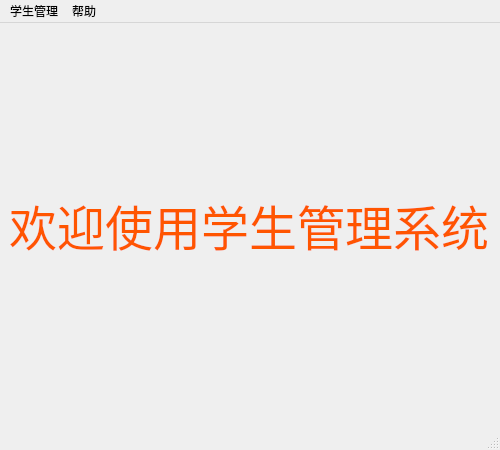
<?xml version="1.0" encoding="UTF-8"?>
<ui version="4.0">
 <class>MainWindow</class>
 <widget class="QMainWindow" name="MainWindow">
  <property name="geometry">
   <rect>
    <x>0</x>
    <y>0</y>
    <width>500</width>
    <height>450</height>
   </rect>
  </property>
  <property name="windowTitle">
   <string>MainWindow</string>
  </property>
  <widget class="QWidget" name="centralwidget">
   <layout class="QHBoxLayout" name="horizontalLayout">
    <item>
     <widget class="QLabel" name="label">
      <property name="font">
       <font>
        <family>叶根友毛笔行书2.0版</family>
        <pointsize>36</pointsize>
        <weight>50</weight>
        <italic>false</italic>
        <bold>false</bold>
       </font>
      </property>
      <property name="styleSheet">
       <string notr="true">font: 36pt &quot;叶根友毛笔行书2.0版&quot;;
color: rgb(255, 85, 0);</string>
      </property>
      <property name="text">
       <string>欢迎使用学生管理系统</string>
      </property>
     </widget>
    </item>
   </layout>
  </widget>
  <widget class="QMenuBar" name="menubar">
   <property name="geometry">
    <rect>
     <x>0</x>
     <y>0</y>
     <width>500</width>
     <height>23</height>
    </rect>
   </property>
   <widget class="QMenu" name="menu">
    <property name="title">
     <string>学生管理</string>
    </property>
    <addaction name="actionaddStu"/>
    <addaction name="actionqueryStu"/>
   </widget>
   <widget class="QMenu" name="menu_2">
    <property name="title">
     <string>帮助</string>
    </property>
    <addaction name="actionAbout"/>
   </widget>
   <addaction name="menu"/>
   <addaction name="menu_2"/>
  </widget>
  <widget class="QStatusBar" name="statusbar"/>
  <action name="actionaddStu">
   <property name="text">
    <string>addStu</string>
   </property>
  </action>
  <action name="actionqueryStu">
   <property name="text">
    <string>queryStu</string>
   </property>
  </action>
  <action name="actionAbout">
   <property name="text">
    <string>About</string>
   </property>
  </action>
 </widget>
 <resources/>
 <connections/>
</ui>
